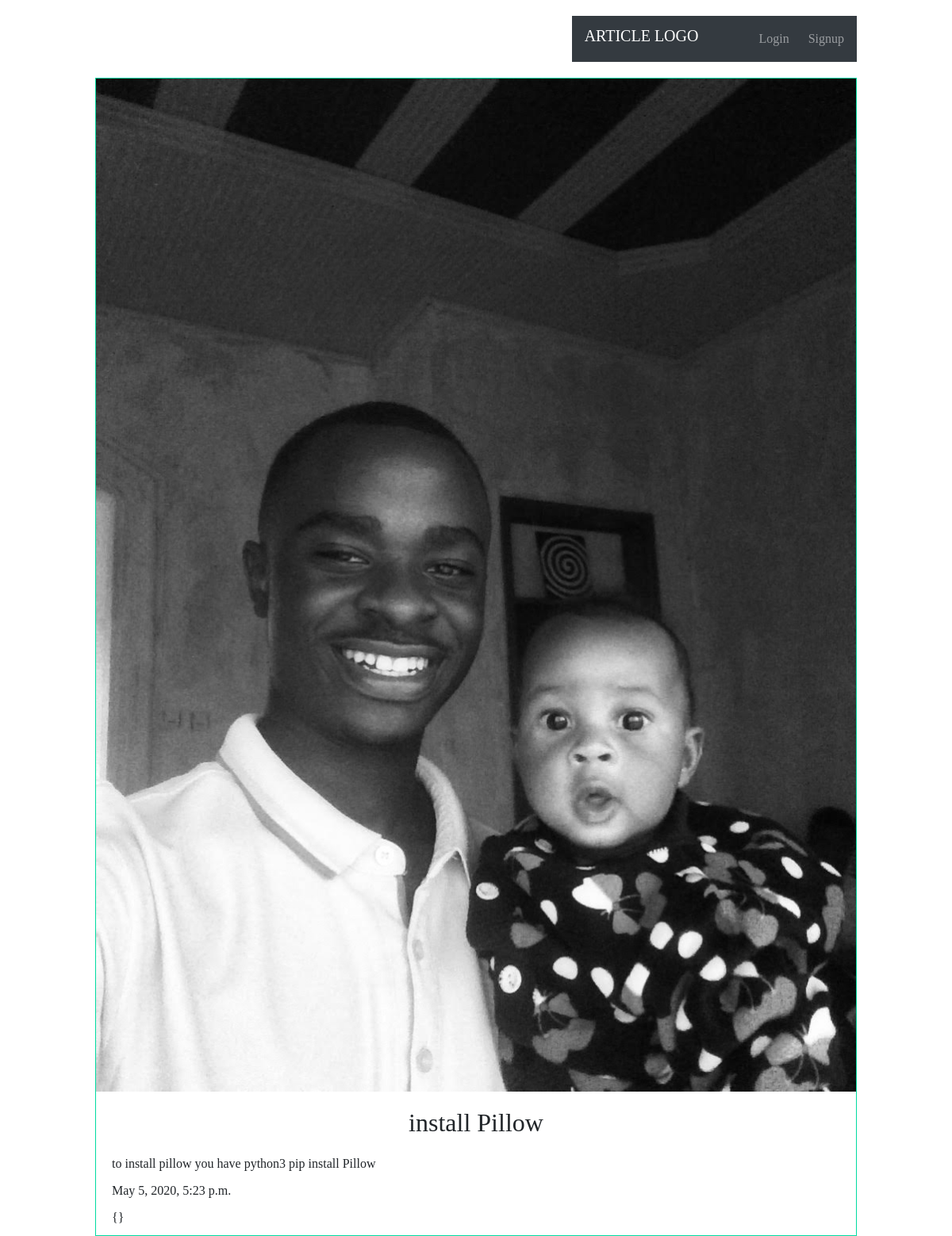
Page /articles/install-Pillow on the committed database.
### articles/models.py (models this page shows, shortened)
class Article(models.Model):
    title = models.CharField(max_length=100)
    slug = models.SlugField(max_length=300, default="")
    body = models.TextField(max_length=3000, default="")
    date = models.DateTimeField(auto_now_add=True)
    thumb = models.ImageField(default='walk.jpg', blank=True)
    author = models.ForeignKey(User, default=None, on_delete=models.CASCADE)
    attrs = JSONField(default=first)

### articles/views.py (the view)
def articleDetail(request,slug):
    article = Article.objects.get(slug=slug)
    return render(request, 'articles/article_detail.html', {'article': article})

### articles/templates/articles/article_detail.html
{% extends 'base_layout.html'%}
{% block content %}
    <div class="article-detail">
        <div class="article">
            <img src="{{ article.thumb.url }}" alt="typing"/>
            <h2>{{article.title}}</h2>
            <p>{{article.body}}</p>
            <p>{{article.date}}</p>
            <p>{{article.attrs}}</p>
        </div>
    </div>
{% endblock%}

### assets/styles.css (style rules this page uses)
body { background-color: #0f121f; background-image: url(/static/map-image.png); background-position-y: no-repeat; color: #fff; }
body * { font-family: Ubuntu; }
h1, h2, h3, h4, h5 { font-weight: normal; margin: 0; }
.article { padding: 10px; border: 1px solid #00dba0; position: relative; padding-bottom: 40px; }
.article h2 { font-size: 1.2em; }
.article-detail .article { padding: 0; }
.article-detail .article img { max-width: 100%; }
.article-detail .article h2 { text-align: center; margin: 20px auto; font-size: 2em }
.article-detail .article p { margin: 10px 20px }

### rows in the picture
Article: thumb (picture), title "install Pillow", body "to install pillow you have python3 pip install Pillow", date "May 5, 2020, 5:23 p.m.", attrs "{}"
